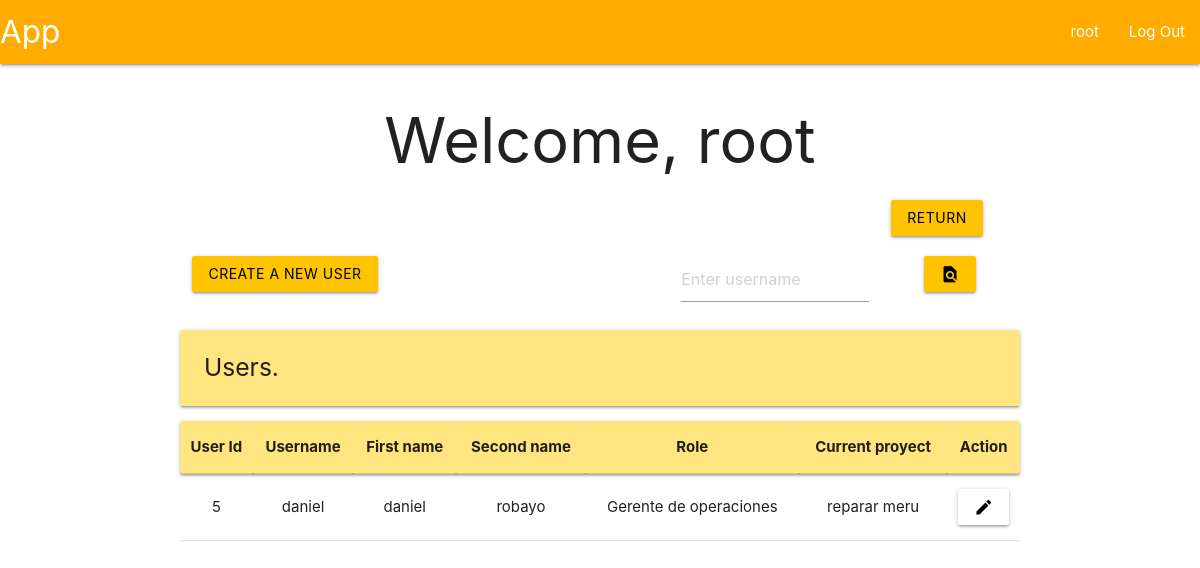
Before: /root/users (signed in) with the older database file.
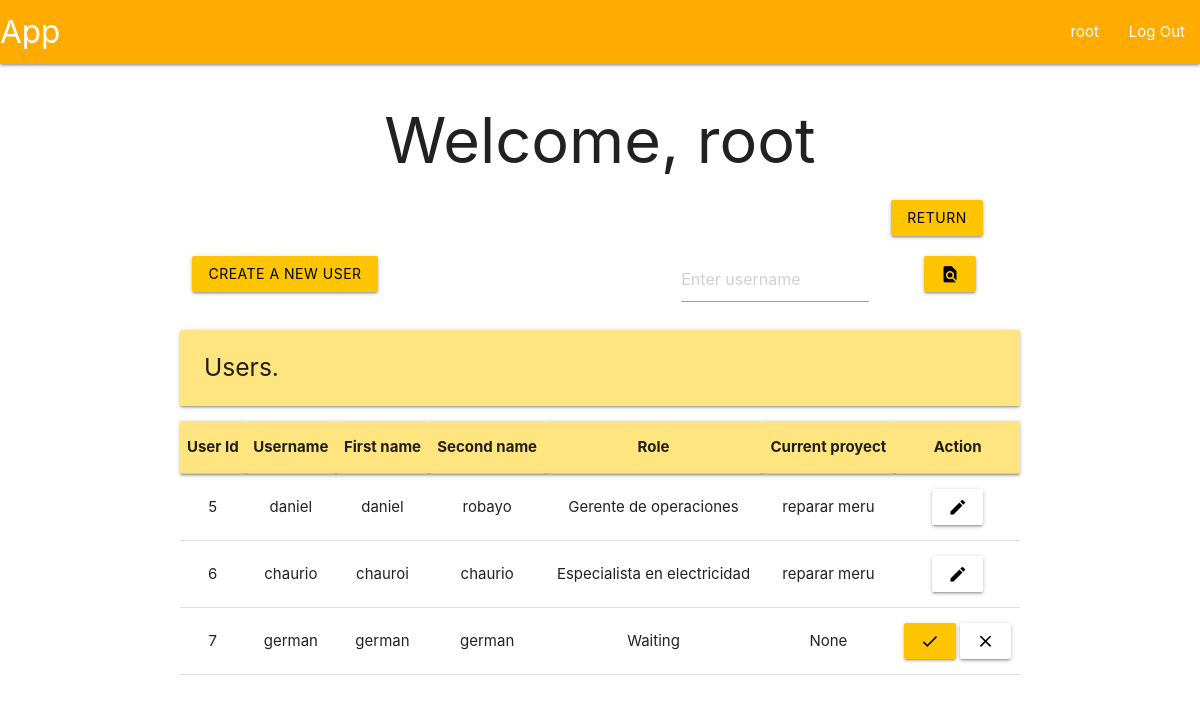
After: the same page with the newer database file.
### tables this page shows
CREATE TABLE user (
    id INTEGER PRIMARY KEY AUTOINCREMENT,
    username TEXT UNIQUE NOT NULL,
    firstname TEXT NOT NULL,
    secondname TEXT NOT NULL,
    password TEXT NOT NULL,
    roleId INTEGER,
    proyId INTEGER,
    auth INTEGER,

    FOREIGN KEY (roleId) REFERENCES roles(id),
    FOREIGN KEY (proyId) REFERENCES proyect(id)
);

CREATE TABLE roles (
    id INTEGER PRIMARY KEY AUTOINCREMENT,
    name TEXT NOT NULL UNIQUE
);

CREATE TABLE proyect (
    id INTEGER PRIMARY KEY AUTOINCREMENT,
    description TEXT UNIQUE NOT NULL,
    start DATE NOT NULL,
    end DATE NOT NULL,
    statusId INTEGER,

    FOREIGN KEY (statusId) REFERENCES proyectStatus(id)
);

### app/userView.py (the view, shortened to what this page needs)
@bp.route('/users', methods=('GET', 'POST'))
@root_required
def userView():
    db = get_db()
    flag = False
    if not flag:
        users = db.execute(
            """SELECT
                u.id as id,
                u.username as username,
                u.firstname as firstname,
                u.secondname as secondname,
                r.name as role,
                p.description as proyect,
                u.auth as auth
               FROM user u
               JOIN roles r ON u.roleId = r.id
               LEFT JOIN proyect p ON u.proyId = p.id
               WHERE u.id != 1"""
        ).fetchall()
    areProyects = db.execute(
        """SELECT * FROM proyect"""
    ).fetchall() != []
    return render_template('index/root/userView.html', users=users, areProyects=areProyects)

### app/auth.py (called while the page is built)
@bp.before_app_request
def load_logged_in_user():
    user_id = session.get('user_id')
    if user_id is None:
        g.user = None
    else:
        g.user = get_db().execute(
            "SELECT * FROM user WHERE id = ?",
            (user_id,)
        ).fetchone()

def root_required(view):
    @functools.wraps(view)
    def wrapped_view(**kwargs):
        if g.user is None:
            return redirect(url_for('auth.login'))
        elif g.user['roleId'] != 1:
            return redirect(url_for('user.profile'))
        return view(**kwargs)
    return wrapped_view

### app/db.py (called while the page is built)
def get_db():
    if 'db' not in g:
        g.db = sqlite3.connect(
            current_app.config['DATABASE'],
            detect_types = sqlite3.PARSE_DECLTYPES
        )
        g.db.row_factory = sqlite3.Row
    return g.db

### app/templates/index/root/userView.html (shortened to what this page needs)
{% extends 'base.html' %}
{% block header %}
  <h1>{% block title %}Welcome, {{ g.user['username'] }}{% endblock %}</h1>
{% endblock %}
{% block content %}
<div class="row">
  <form method="POST">
      <div class="col s1 offset-s10">
          <button class="btn amber accent-3 black-text" type="submit" value="return" name="return">Return</button>
      </div>
  </form>
</div>
<div class="row">
  {% if areProyects %}
  <form method="POST">
    <div class="col s3">
      <button class="btn amber accent-3 black-text" type="submit" value="create" name="create">Create a new user</button>
    </div>
  </form>
  <form method="POST">
    <div class="col s3 offset-s4">
      <input placeholder="Enter username" name="find-user" id="username">
    </div>
    <div class="col s2">
      <button class="btn amber accent-3 black-text" type="submit">
        <i class="material-icons">find_in_page</i>
      </button>
    </div>
  </form>
    {% endif %}
</div>
<div class="left-align">
  <h5 class="card-panel amber accent-1">Users.</h5>
</div>
<table class="centered">
  <thead class="card-panel amber accent-1">
    <tr>
      <th>User Id</th>
      <th>Username</th>
      <th>First name</th>
      <th>Second name</th>
      <th>Role</th>
      <th>Current proyect</th>
      <th>Action</th>
    </tr>
  </thead>
  <tbody>
    {% for user in users %}
      <tr>
        <td>{{ user['id'] }}</td>
        <td>{{ user['username']}}</td>
        <td>{{ user['firstname'] }}</td>
        <td>{{ user['secondname'] }}</td>
        <td>{{ user['role'] }}</td>
        <td>{{ user['proyect'] }}</td>
        <td>
          <form method="POST">
            {% if user['auth'] == 0 %}
              {% if areProyects %}
              <button class="btn amber accent-3 black-text" type="submit" name="aprove" value="{{ user['id'] }}">
                <i class="material-icons">done</i>
              </button>
              {% endif %}
            <button class="btn white black-text" type="submit" name="reject" value="{{ user['id'] }}">
              <i class="material-icons">close</i>
            </button>
            {% else %}
            <button class="btn white black-text" type="submit" name="modify-user" value="{{ user['id'] }}">
              <i class="material-icons">edit</i>
            </button>
            {% endif %}
          </form>
        </td>
      </tr>
    {% endfor %}
  </tbody>
</table>
{% endblock %}

### app/templates/base.html (shortened to what this page needs)
<!DOCTYPE html>
<link rel="stylesheet" href="{{ url_for('static', filename='materialize.css') }}">
<link rel="stylesheet" href="{{ url_for('static', filename='style.css') }}">
<nav>
    <div class="nav-wrapper amber accent-4">
      <a href="#" class="brand-logo">App</a>
      <ul class="right hide-n black-text text-black">
        {% if g.user %}
            <li><a href="{{ url_for('user.profile')}}">{{ g.user['username'] }}</span></a>
            <li><a href="{{ url_for('auth.logout') }}">Log Out</a>
        {% else %}
            <li><a href="{{ url_for('auth.register') }}">Register</a>
            <li><a href="{{ url_for('auth.login') }}">Log In</a>
        {% endif %}
      </ul>
    </div>
</nav>
<section class="content container center-align">
    <header>
        {% block header %}{% endblock %}
    </header>
    {% block content %}{% endblock %}
</section>

Changed rows visible on the page:
added user: id "6", username "chaurio", firstname "chauroi", secondname "chaurio", role "Especialista en electricidad", proyect "reparar meru"
added user: id "7", username "german", firstname "german", secondname "german", role "Waiting", proyect "None"
